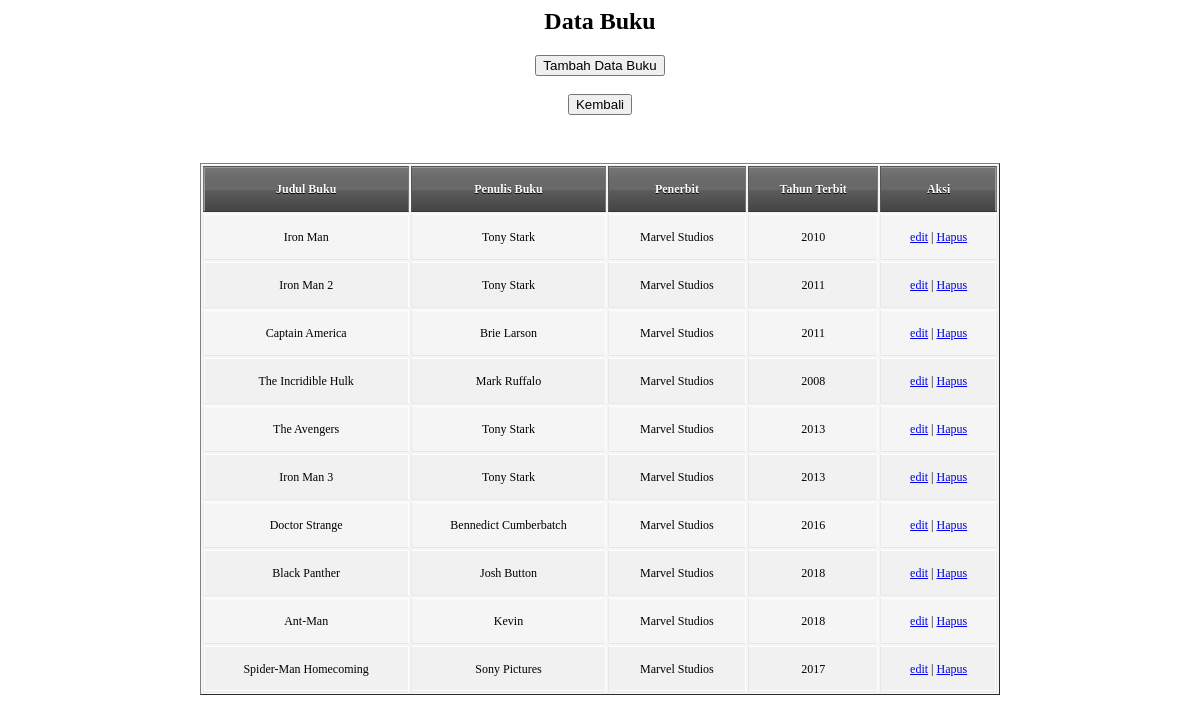
The app's page /Buku.php (signed in) with its own data.
### tables this page shows
CREATE TABLE `buku` (
  `id_buku` int(11) NOT NULL,
  `judul_buku` varchar(500) NOT NULL,
  `penulis` varchar(500) NOT NULL,
  `penerbit` varchar(250) NOT NULL,
  `tahun_terbit` int(11) NOT NULL
);

### Koneksi.php (called while the page is built)
<?php
function koneksi()
{
    try {
        $pdo_conn = new PDO(
            'mysql:host=localhost;dbname=sistem_perpustakaan',
            'root',
            '',
            array(PDO::ATTR_ERRMODE, PDO::ERRMODE_EXCEPTION, PDO::ATTR_PERSISTENT => true)
        );
    } catch (PDOException $e) {
        print "Koneksi atau query bermasalah: " . $e->getMessage() . "<br/>";
        die();
    }
    return $pdo_conn;
}

### Model.php (the view, shortened to what this page needs)
<body>
<?php
require("./Koneksi.php");
function tampildata($nama_tabel)
{
    $stmt = koneksi()->prepare("SELECT * FROM $nama_tabel");
    $stmt->execute();
    $result = $stmt->fetchAll();
    if (!empty($result)) {
        if ($nama_tabel == "member") {
            foreach ($result as $row) {
                echo "<tr>";
                echo "<td>" . $row['nama'] . "</td>";
                echo "<td>" . $row['nomor_member'] . "</td>";
                echo "<td>" . $row['alamat'] . "</td>";
                echo "<td>" . $row["tgl_mendaftar"] . "</td>";
                echo "<td>" . $row["tgl_terakhir_bayar"] . "</td>";
                echo "<td>";
                echo "<a href='FormMember.php?id_member=" . $row['id_member'] . "'>edit</a>";
                echo " | ";
                echo "<a href='Member.php?id_member=" . $row['id_member'] . "' onclick=\"return confirm('Yakin Hapus?')\">Hapus</a>";
                echo "</td>";
                echo "</tr>";
            }
        }
        elseif ($nama_tabel == "buku") {
            foreach ($result as $row) {
                echo "<tr>";
                echo "<td>" . $row['judul_buku'] . "</td>";
                echo "<td>" . $row['penulis'] . "</td>";
                echo "<td>" . $row['penerbit'] . "</td>";
                echo "<td>" . $row["tahun_terbit"] . "</td>";
                echo "<td>";
                echo "<a href='FormBuku.php?id_buku=" . $row['id_buku'] . "'>edit</a>";
                echo " | ";
                echo "<a href='Buku.php?id_buku=" . $row['id_buku'] . "' onclick=\"return confirm('Yakin Hapus?')\">Hapus</a>";
                echo "</td>";
                echo "</tr>";
            }
        }
    }
}?>
</body>

### Buku.php (shortened to what this page needs)
<?php
require('./Model.php');
?>
<html>
    <head>
    </head>
    <body>
    <h2><center>Data Buku</center></h2>
    <center><a href="FormBuku.php">
                <button>Tambah Data Buku</button></a><br>
            <a href="index.php"><br>
                <button>Kembali</button></a><br><br>
            </center>
        <table border="1">
            <tr>
                <th>Judul Buku</th>
                <th>Penulis Buku</th>
                <th>Penerbit</th>
                <th>Tahun Terbit</th>
                <th>Aksi</th>
            </tr>
            <?= tampildata("buku") ?>
        </table>
    </body>
</html>

### Model.php (style rules this page uses)
table { background: #f5f5f5; border-collapse: separate; box-shadow: inset 0 1px 0 #fff; font-size: 12px; line-height: 24px; margin: 30px auto; text-align: center; width: 800px; }
th { background: url(https://jackrugile.com/images/misc/noise-diagonal.png), linear-gradient(#777, #444); border-left: 1px solid #555; border-right: 1px solid #777; border-top: 1px solid #555; border-bottom: 1px solid #333; box-shadow: inset 0 1px 0 #999; color: #fff; font-weight: bold; padding: 10px 15px; position: relative; text-shadow: 0 1px 0 #000; }
th:after { background: linear-gradient(rgba(255,255,255,0), rgba(255,255,255,.08)); content: ''; display: block; height: 25%; left: 0; margin: 1px 0 0 0; position: absolute; top: 25%; width: 100%; }
th:first-child { border-left: 1px solid #777; box-shadow: inset 1px 1px 0 #999; }
th:last-child { box-shadow: inset -1px 1px 0 #999; }
td { border-right: 1px solid #fff; border-left: 1px solid #e8e8e8; border-top: 1px solid #fff; border-bottom: 1px solid #e8e8e8; padding: 10px 15px; position: relative; transition: all 300ms; }
td:first-child { box-shadow: inset 1px 0 0 #fff; }
td:last-child { border-right: 1px solid #e8e8e8; box-shadow: inset -1px 0 0 #fff; }
tr { background: url(https://jackrugile.com/images/misc/noise-diagonal.png); }
tr:nth-child(odd) td { background: #f1f1f1 url(https://jackrugile.com/images/misc/noise-diagonal.png); }
tr:last-of-type td { box-shadow: inset 0 -1px 0 #fff; }
tr:last-of-type td:first-child { box-shadow: inset 1px -1px 0 #fff; }
tr:last-of-type td:last-child { box-shadow: inset -1px -1px 0 #fff; }

### records on screen
buku: judul_buku "Iron Man", penulis "Tony Stark", penerbit "Marvel Studios", tahun_terbit "2010"
buku: judul_buku "Iron Man 2", penulis "Tony Stark", penerbit "Marvel Studios", tahun_terbit "2011"
buku: judul_buku "Captain America", penulis "Brie Larson", penerbit "Marvel Studios", tahun_terbit "2011"
buku: judul_buku "The Incridible Hulk", penulis "Mark Ruffalo", penerbit "Marvel Studios", tahun_terbit "2008"
buku: judul_buku "The Avengers", penulis "Tony Stark", penerbit "Marvel Studios", tahun_terbit "2013"
buku: judul_buku "Iron Man 3", penulis "Tony Stark", penerbit "Marvel Studios", tahun_terbit "2013"
buku: judul_buku "Doctor Strange", penulis "Bennedict Cumberbatch", penerbit "Marvel Studios", tahun_terbit "2016"
buku: judul_buku "Black Panther", penulis "Josh Button", penerbit "Marvel Studios", tahun_terbit "2018"
buku: judul_buku "Ant-Man", penulis "Kevin", penerbit "Marvel Studios", tahun_terbit "2018"
buku: judul_buku "Spider-Man Homecoming", penulis "Sony Pictures", penerbit "Marvel Studios", tahun_terbit "2017"
